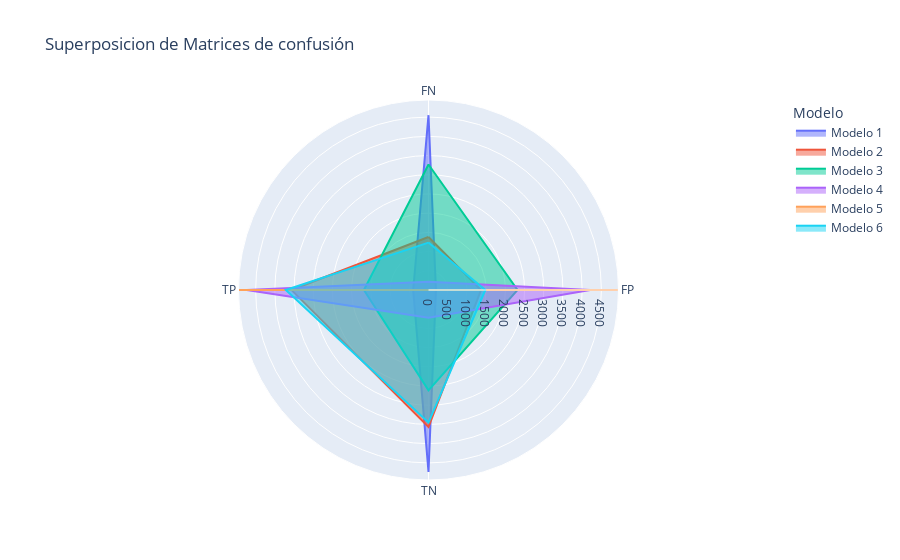

Here is the notebook cell this chart was saved with:
### Code cell
fig = px.line_polar(radarData, r='value', theta="variable",
                    line_close=True, title="Superposicion de Matrices de confusión",
                    color="Modelo")
fig.update_traces(fill='toself')
fig.write_html(path_base + r"\\static\html\df_Matrices_confusión.html")
fig.write_image(path_base + r"\\static\img\df_Matrices_confusión.png")
fig.show()

### Figure 1 — Plotly figure (JSON) as saved in the notebook; plotly's stock layout.template omitted (floating-point values rounded to 4 significant figures)
{"data": [{"fill": "toself", "hovertemplate": "Modelo=Modelo 1<br>value=%{r}<br>variable=%{theta}<extra></extra>", "legendgroup": "Modelo 1", "line": {"color": "#636efa", "dash": "solid"}, "marker": {"symbol": "circle"}, "mode": "lines", "name": "Modelo 1", "r": [4551, 194, 4736, 398, 4551], "showlegend": true, "subplot": "polar", "theta": ["FN", "FP", "TN", "TP", "FN"], "type": "scatterpolar"}, {"fill": "toself", "hovertemplate": "Modelo=Modelo 2<br>value=%{r}<br>variable=%{theta}<extra></extra>", "legendgroup": "Modelo 2", "line": {"color": "#EF553B", "dash": "solid"}, "marker": {"symbol": "circle"}, "mode": "lines", "name": "Modelo 2", "r": [1381, 1367, 3563, 3568, 1381], "showlegend": true, "subplot": "polar", "theta": ["FN", "FP", "TN", "TP", "FN"], "type": "scatterpolar"}, {"fill": "toself", "hovertemplate": "Modelo=Modelo 3<br>value=%{r}<br>variable=%{theta}<extra></extra>", "legendgroup": "Modelo 3", "line": {"color": "#00cc96", "dash": "solid"}, "marker": {"symbol": "circle"}, "mode": "lines", "name": "Modelo 3", "r": [3268, 2318, 2612, 1681, 3268], "showlegend": true, "subplot": "polar", "theta": ["FN", "FP", "TN", "TP", "FN"], "type": "scatterpolar"}, {"fill": "toself", "hovertemplate": "Modelo=Modelo 4<br>value=%{r}<br>variable=%{theta}<extra></extra>", "legendgroup": "Modelo 4", "line": {"color": "#ab63fa", "dash": "solid"}, "marker": {"symbol": "circle"}, "mode": "lines", "name": "Modelo 4", "r": [215, 4208, 722, 4734, 215], "showlegend": true, "subplot": "polar", "theta": ["FN", "FP", "TN", "TP", "FN"], "type": "scatterpolar"}, {"fill": "toself", "hovertemplate": "Modelo=Modelo 5<br>value=%{r}<br>variable=%{theta}<extra></extra>", "legendgroup": "Modelo 5", "line": {"color": "#FFA15A", "dash": "solid"}, "marker": {"symbol": "circle"}, "mode": "lines", "name": "Modelo 5", "r": [3, 4929, 1, 4946, 3], "showlegend": true, "subplot": "polar", "theta": ["FN", "FP", "TN", "TP", "FN"], "type": "scatterpolar"}, {"fill": "toself", "hovertemplate": "Modelo=Modelo 6<br>value=%{r}<br>variable=%{theta}<extra></extra>", "legendgroup": "Modelo 6", "line": {"color": "#19d3f3", "dash": "solid"}, "marker": {"symbol": "circle"}, "mode": "lines", "name": "Modelo 6", "r": [1234, 1480, 3450, 3715, 1234], "showlegend": true, "subplot": "polar", "theta": ["FN", "FP", "TN", "TP", "FN"], "type": "scatterpolar"}], "layout": {"legend": {"title": {"text": "Modelo"}, "tracegroupgap": 0}, "polar": {"angularaxis": {"direction": "clockwise", "rotation": 90}, "domain": {"x": [0, 1], "y": [0, 1]}}, "title": {"text": "Superposicion de Matrices de confusión"}}}
